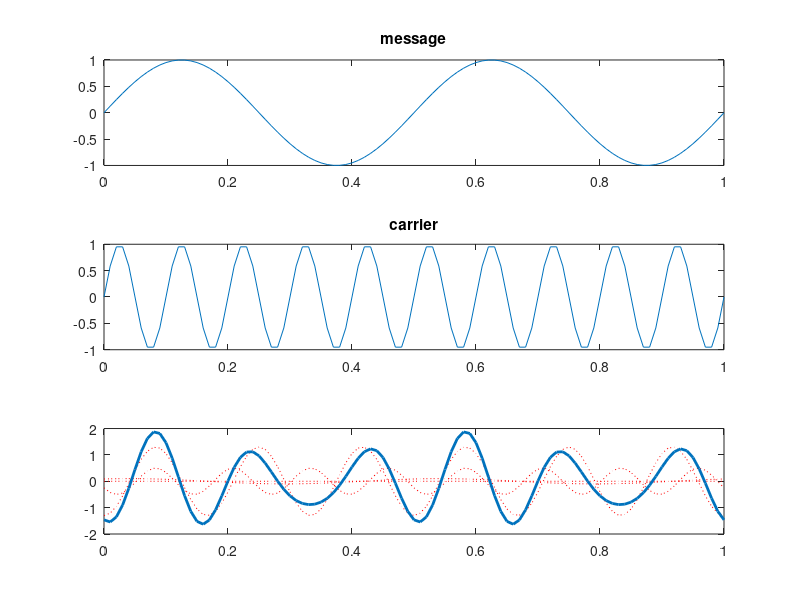
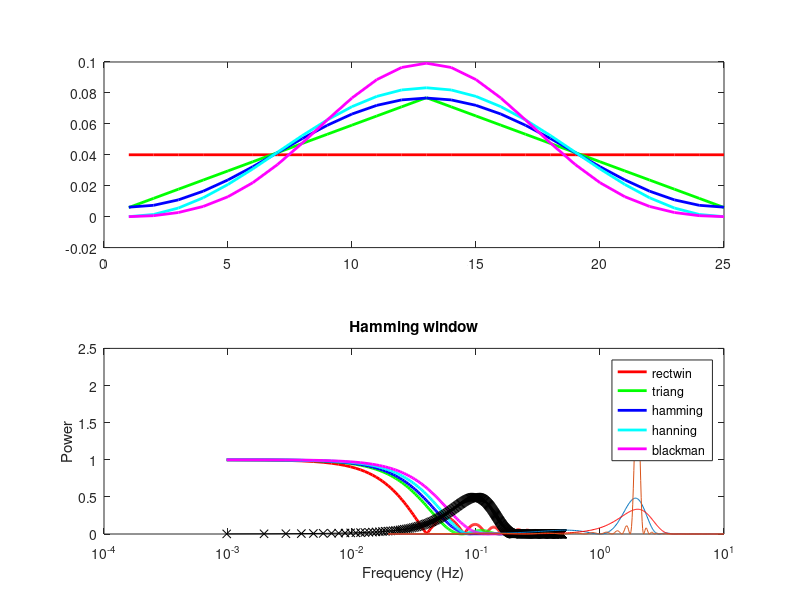

These figures' MATLAB source, in order: (Note: this script raises an error after producing the figures.)
%% plot a simple sinusoid
Fs = 100; % in samples per second (Hz)
t0 = 0; t1 = 1; % start and end times
tvec = t0:1./Fs:t1; % construct time axis
 
f = 2; % frequency of sine to plot: 2Hz
y = sin(2*pi*f*tvec); % note sin() expects arguments in radians, not degrees (see also ''sind()'')
 
stem(tvec,y);

%%  sinusoid is further characterized by its phase and amplitude
phi = pi/2;
 
subplot(221)
y = sin(2*pi*f*tvec + phi); % a phase shift
stem(tvec,y);

hold on;
plot(tvec,cos(2*pi*f*tvec),'r--','LineWidth',2) % notice, cosine is simply phase shifted sine
legend('sin (phase-shifted)', 'cos');
 
a = 2;
subplot(222)
y = a.*sin(2*pi*f*tvec + phi); % amplitude change
stem(tvec,y); % note scale of y axis!

%% frequency modulation (FM) signal
% cross-frequency coupling
f2 = 10;
m = 2;
 
subplot(311)
s1 = sin(2*pi*f*tvec);
plot(tvec,s1); title('message');
 
subplot(312);
s2 = sin(2*pi*f2*tvec);
plot(tvec,s2); title('carrier');
 
subplot(313);
% the phase of one (slower, ?message?) signal is related (?coupled?) to 
% the frequency of another (faster, ?carrier?) signal.
s3 = sin(2*pi*f2*tvec + m.*sin(2*pi*f*tvec - pi/2));
plot(tvec,s3); title('FM signal');

%% harmonic series example
mag = [0.1 0 1.3 0.5]; % magnitudes for each term
pha = [-pi/6 0 pi 2*pi/3]; % phases for each term
f = 2; % base frequency
signal_out = zeros(size(tvec));
for ii = 1:numel(mag) % note, the book chapter uses i, not best practice!
 
    this_signal = mag(ii)*cos(2*pi*f*ii*tvec + pha(ii));
    plot(tvec,this_signal,'r:'); hold on;
    signal_out = signal_out + this_signal; % build the sum
 
end
plot(tvec,signal_out,'LineWidth',2);

% In fact, the central insight underlying Fourier analysis is that we can 
% use a sum (series) of sinusoids to approximate any signal to arbitrary 
% precision. An important corollary to this is that any signal can be 
% decomposed into a series of sinusoids


%% Decomposing and reconstructing a signal
rng('default'); % reset random number generator to reproducible state, so your plot will look like mine!
x = round(rand(1,8)*10); % generate a length 8 vector of integers between 0 and 10
xlen = length(x);

% get magnitudes and phases of Fourier series
X = fft(x);
Xmag = abs(X); % magnitudes, a_n
Xphase = angle(X); % phases, phi_n

n = 0:xlen-1;
t = 0:0.05:xlen-1; % a finer timescale to show the smooth signal later
 
for iH = xlen-1:-1:0 % reconstruct each harmonic
    s(iH+1,:) = Xmag(iH+1)*cos(2*pi*n*iH/xlen + Xphase(iH+1))/xlen;
    sm(iH+1,:) = Xmag(iH+1)*cos(2*pi*t*iH/xlen + Xphase(iH+1))/xlen;
    % detail: xlen appears here because the fundamental frequency used by fft() depends on this
end

ssum = sum(s); % coarse timescale (original points)
smsum = sum(sm); % fine timescale (to see full signal)
 
figure;
plot(n, x, 'go', t, smsum, 'b', n, ssum, 'r*');
legend({'original','sum - all','sum - points only'});

%% Interpreting the output of MATLAB's fft() function
Fs = 20; % in samples per second (Hz)
t0 = 0; t1 = 1; % start and end times
tvec = t0:1/Fs:t1-(1/Fs); % construct time axis; generate exactly 20 samples
 
f = 2; % signal frequency
y = sin(2*pi*f*tvec); % construct signal, a 2Hz sine wave sampled at 20Hz for 1s
 
yfft = fft(y,length(y));
yfft_mag = abs(yfft); yfft_ph = angle(yfft);
stem(yfft_mag)

%% modify using fft()
Npoints = length(y);
F = [-Npoints/2:Npoints/2-1]./Npoints; % construct frequency axis
 
yfft_mag = fftshift(yfft_mag); % align output,fftshift() cuts the second 
% (complex) half of the spectrum and pastes it backwards at the beginning, 
% so that our frequency axis is now correct;it is in units of 1 / Fs so 0.1 
% corresponds to the 2Hz we put in.

stem(F,yfft_mag);
 
xlabel('Frequency (Fs^{-1})');

%% zero-padding
tvec = t0:1/Fs:t1; % Change the tvec variable above to contain one more 
                   % sample so our signal is now no longer an integer 
                   % number of periods
nPoints = [length(tvec) 64 256 1024];

for iP = 1:length(nPoints) % repeat fft with different numbers of points
 
    nP = nPoints(iP);
    subplot(2,2,iP);
  
    y = sin(2*pi*f*tvec);
    yfft = fft(y,nP); %using the second, optional, argument of fft() to zero pad the signal
    yfft_mag = abs(yfft); yfft_ph = angle(yfft);
 
    F = [-nP/2:nP/2-1]./nP;
    yfft_mag = fftshift(yfft_mag);
    plot(F,yfft_mag,'kx',F,yfft_mag,'k');
 
    title(sprintf('%d point FFT',nP));
    xlabel('Frequency (Fs^{-1})');
 
end
% A typical value to use for the number of points to evaluate the FFT is 
% the next power of 2 (after however many samples your signal contains). 
% This is because part of what makes the FFT fast is that it can easily 
% divide the signal in half. But non-power of 2 values also work.

%  zero-padding the original 21-point signal rather than making the signal
%  longer
tvec = t0:1/Fs:t1; % our signal is now no longer an integer number of periods
y =  [sin(2*pi*f*tvec),zeros(1,1024-length(tvec))]; % pad signal with zeros to 1024 points 
nP = length(y);
yfft = fft(y,nP);
yfft_mag = abs(yfft); yfft_ph = angle(yfft); 
F = [-nP/2:nP/2-1]./nP;
yfft_mag = fftshift(yfft_mag);
plot(F,yfft_mag,'kx',F,yfft_mag,'k');


%% Spectral leakage
% increase the length of the signal by repeating it a number of times
tvec = t0:1/Fs:t1;
nRepeats = [1 2 4 8];
 
nP =  1024; % use 1024 points to evaluate the FFT 
 
for iP = 1:length(nRepeats)
 
    subplot(2,2,iP);
 
    y = sin(2*pi*f*tvec);
    y = repmat(y,[1 nRepeats(iP)]); % repeat the signal a number of times
 
    yfft = fft(y,nP); % zero-pad to nP
    yfft_mag = abs(yfft); yfft_ph = angle(yfft);
 
    F = [-nP/2:nP/2-1]./nP;
    yfft_mag = fftshift(yfft_mag);
    plot(F,yfft_mag,'kx',F,yfft_mag,'k');
 
    title(sprintf('%d repeats',nRepeats(iP)));
    xlabel('Frequency (Fs^{-1})');
 
end

%% windowing
nP = 25;
nPFFT = 1024;
 
windows = {'rectwin','triang','hamming','hanning','blackman'};
cols = 'rgbcmyk';
 
for iW = 1:length(windows)
 
    eval(cat(2,'wn = ',windows{iW},'(nP);')); % make sure you understand this
    wn = wn./sum(wn); % normalization to make sure integral of the window is 1 to preserve power estimates
 
    subplot(211); % plot the window
    plot(wn,cols(iW),'LineWidth',2); hold on;
 
    subplot(212);
    yfft = fft(wn,nPFFT);
    yfft_mag = abs(yfft); yfft_ph = angle(yfft);
 
    F = [-nPFFT/2:nPFFT/2-1]./nPFFT;
    yfft_mag = fftshift(yfft_mag);
 
    h(iW) = plot(F,yfft_mag,cols(iW),'LineWidth',2); hold on;
 
end
 
xlabel('Frequency (Fs^{-1})');
legend(h,windows);
set(gca,'XScale','log');
%%
% the spectrum of the windowed signal equals the convolution of the 
% signal's spectrum and the window's spectrum;
% multiplication in the time domain equals convolution in the frequency
% domain;

% use a Hamming window instead of a rectangular window on spectral leakage
tvec = t0:1/Fs:t1;
%nRepeats = 4 ;
 
nP =  1024; % use 1024 points to evaluate the FFT 
 
y = sin(2*pi*f*tvec);
wn = hamming(length(tvec))';
wn = wn ./sum(wn);
y2 = y .* wn;  % Hamming window
%y = repmat(y,[1 nRepeats]); % rectangular window: repeat the signal a number of times

% subplot(2,1,1);
% yfft = fft(y,nP); % zero-pad to nP
% yfft_mag = abs(yfft); yfft_ph = angle(yfft);
% F = [-nP/2:nP/2-1]./nP;
% yfft_mag = fftshift(yfft_mag);
% plot(F,yfft_mag,'kx',F,yfft_mag,'k');
% title(sprintf('%d repeats',nRepeats));
% xlabel('Frequency (Fs^{-1})');
    
%subplot(2,1,2);
yfft = fft(y2,nP); % zero-pad to nP
yfft_mag = abs(yfft); yfft_ph = angle(yfft);
F = [-nP/2:nP/2-1]./nP;
yfft_mag = fftshift(yfft_mag);
plot(F,yfft_mag,'kx',F,yfft_mag,'k');
title(sprintf('Hamming window'));
xlabel('Frequency (Fs^{-1})');




%% Robust spectral estimation methods
% Power Spectral Density (PSD): Pxx = periodogram(X,WINDOW)
[Pxx,F] = periodogram(y,[],nP,Fs); % X is windowed with a rectangular window by default
plot(F,Pxx); xlabel('Frequency (Hz)');
ylabel('Power');
hold on;
[Pxx,F] = periodogram(y,hanning(length(y)),nP,Fs);
plot(F,Pxx,'r');

% this method is biased: its variance does not tend to zero as data length
% goes to infinity; this makes spectrum look noisy
%% Welch's method
% cut the signal up into smaller segments, estimate the spectrum for 
% each segment, and combine the estimates (Bartlett's method)
% Welch's method uses segments (or windows) that can overlap.

Fs = 20; % in samples per second (Hz)
t0 = 0; t1 = 1;
f = 2;
nRepeats = 4;
 
tvec = t0:1/Fs:t1-(1/Fs);
 
nP =  1024;
y = sin(2*pi*f*tvec);
y = repmat(y,[1 nRepeats]);
 
[Pxx,F] = periodogram(y,rectwin(length(y)),nP,Fs);
plot(F,Pxx);
 
hold on;
wSize = 40;
%  [Pxx,F] = pwelch(X,WINDOW,NOVERLAP,F,Fs)
%  uses NOVERLAP samples of overlap from section to section
[Pxx,F] = pwelch(y,rectwin(wSize),wSize/2,nP,Fs);
plot(F,Pxx,'r'); xlabel('Frequency (Hz)');



%% Pitfalls for real-world signals
% Neuralynx data: chunks of 512 samples are sampled at a regular interval   
% (Fs = 2000) but the interval between chunks is slightly larger than 
% within, such that the overall Fs is slightly smaller than 2000. 


Fs = 20; % in samples per second (Hz)
t0 = 0; t1 = 1; f = 2;
nP =  1024;
gaps = [5 10 15]; % idx of samples to be removed
 
tvec = t0:1/Fs:t1;%-(1/Fs);
y = sin(2*pi*f*tvec);

subplot(211)
plot(tvec,y,'k*'); hold on;

yfft = fft(y,nP);
yfft_mag = abs(yfft); yfft_ph = angle(yfft);
 
F = [-nP/2:nP/2-1]./nP;
yfft_mag = fftshift(yfft_mag);
 
subplot(212);
plot(F,yfft_mag,'k-x'); hold on;
 
xlabel('Frequency (Fs^{-1})');

% signal with gaps
y = sin(2*pi*f*tvec);
y2 = y;
y2(gaps) = []; tvec(gaps) = []; % remove
 
subplot(211);
plot(tvec,y2,'ro'); hold on;
legend('signal','signal(with gas)')

yfft = fft(y2,nP);
yfft_mag = abs(yfft); yfft_ph = angle(yfft);
 
F = [-nP/2:nP/2-1]./nP;
yfft_mag = fftshift(yfft_mag);
 
subplot(212);
plot(F,yfft_mag,'b-x');
legend('y','y2 (with gaps)')

% the estimate for the data with some samples removed (in blue) is 
% substantially lower than the true frequency.

%% Application to real data
% cd to your location here
rootDir = '/Users/sirui/Documents/MATLAB/class/neuralDataAnalysis/Data/R016/R016-2012-10-08_promoted';
cd(rootDir);
% loading a ventral striatal LFP signal
cfg = [];
cfg.fc = {'R016-2012-10-08-CSC04d.ncs'};
csc = LoadCSC(cfg);
%% first rest segment
% restrict to prerecord, leaving some time (10s) before rat actually goes on track
csc_pre = restrict(csc,0,csc.cfg.ExpKeys.TimeOnTrack(1)-10);
%% check if sampling is ok
plot(diff(csc_pre.tvec)); % only minimal differences
Fs = 1./mean(diff(csc_pre.tvec));
%% decimate to speed up processing
dsf = 4;
csc_pre.data = decimate(csc_pre.data,dsf);
csc_pre.tvec = downsample(csc_pre.tvec,dsf);
csc_pre.cfg.hdr{1}.SamplingFrequency = csc_pre.cfg.hdr{1}.SamplingFrequency./dsf;
Fs = 1./mean(diff(csc_pre.tvec));

%% compute the spectrum
[Pxx,F] = periodogram(csc_pre.data,hamming(length(csc_pre.data)),length(csc_pre.data),Fs);
plot(F,10*log10(Pxx),'k'); xlabel('Frequency (Hz)'); ylabel('Power (dB)');
xlim([0 150]);

%% use Welch spectrum instead, using a Hamming window of the same size and 50% overlap
wSize = 1024;
[Pxx,F] = pwelch(csc_pre.data,hamming(wSize),[],[],Fs);
hold on;
plot(F,10*log10(Pxx),'r'); xlabel('Frequency (Hz)');ylabel('Power (dB)');


